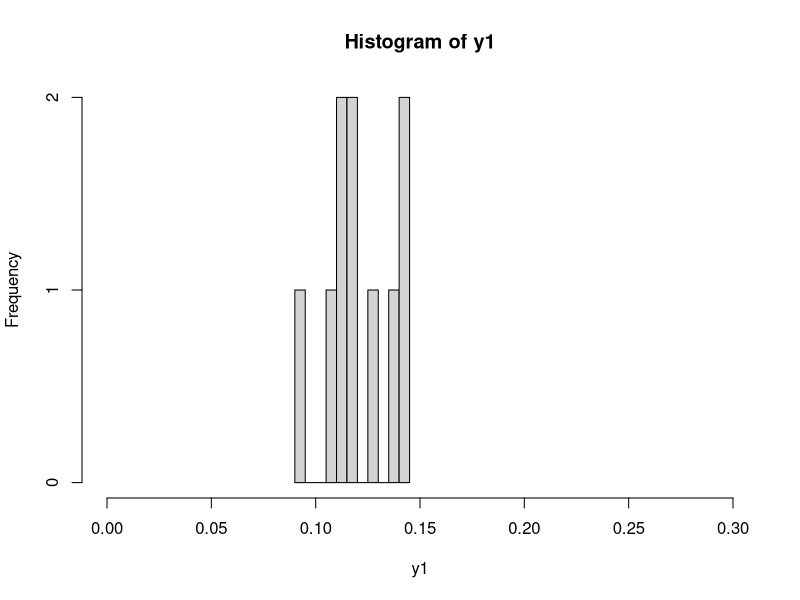
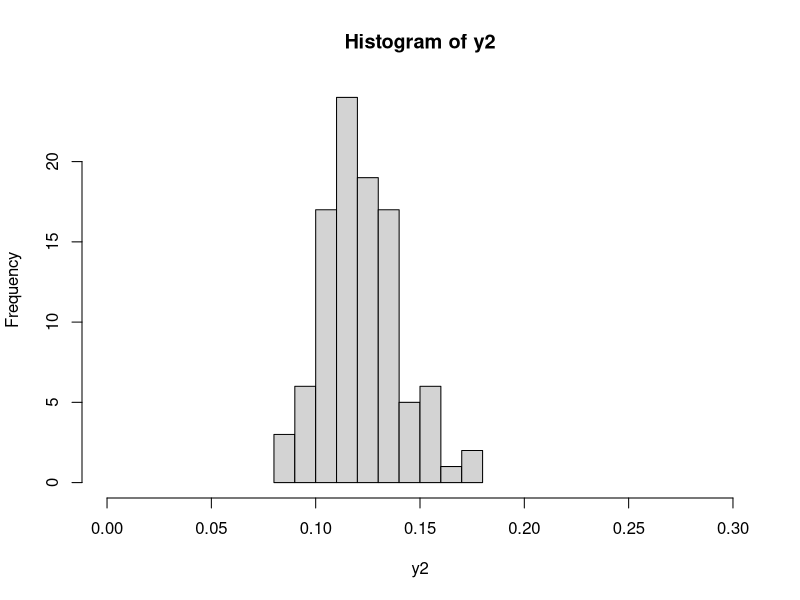
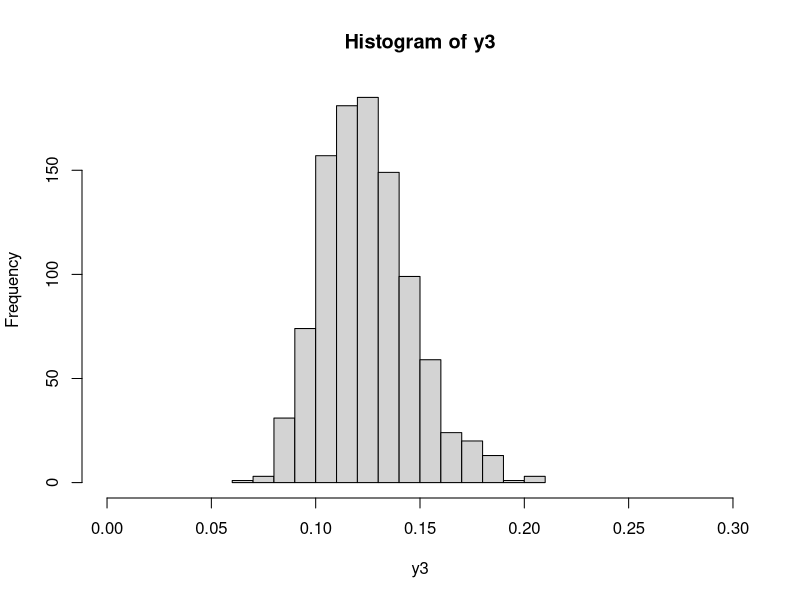
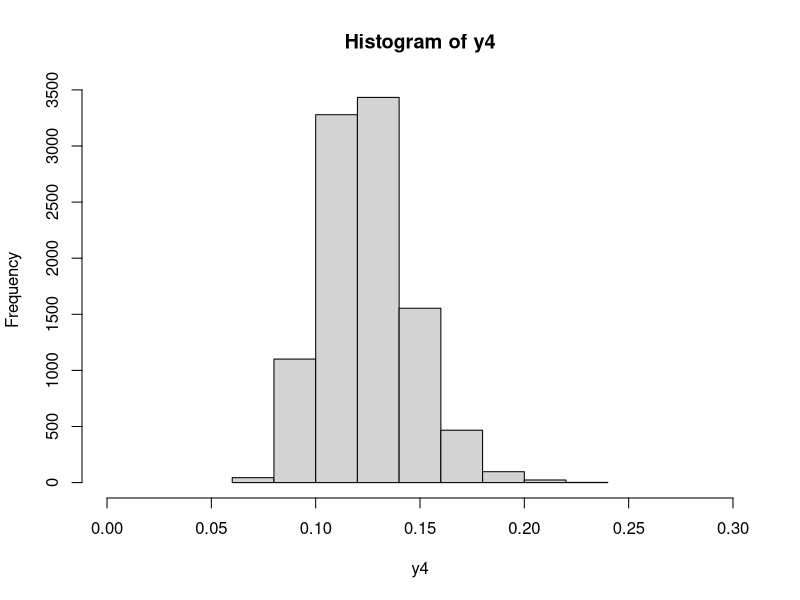

Here is the R script that generated these plots, in order:
#NOMOR 5.

#NOMOR 5.A.
set.seed(1)
x <- rnorm(10000, 3, 0.5)

exp_dist <- function(x){
  ans <- (exp(1) ^ (-x/3))/3
  return (ans)
}

#NOMOR 5.B.
y1 <- exp_dist(x[1:10])
y2 <- exp_dist(x[1:100])
y3 <- exp_dist(x[1:1000])
y4 <- exp_dist(x[1:10000])

hist(y1,breaks=10, xlim = c(0.00,0.30))
hist(y2,breaks=10, xlim = c(0.00,0.30))
hist(y3,breaks=10, xlim = c(0.00,0.30))
hist(y4,breaks=10, xlim = c(0.00,0.30))


#NOMOR 5.C.
mean <- function(lamb){
  return (1/lamb)
}
mean

var <- function(lamb){
  return(1/lamb ^ 2)
}
var

